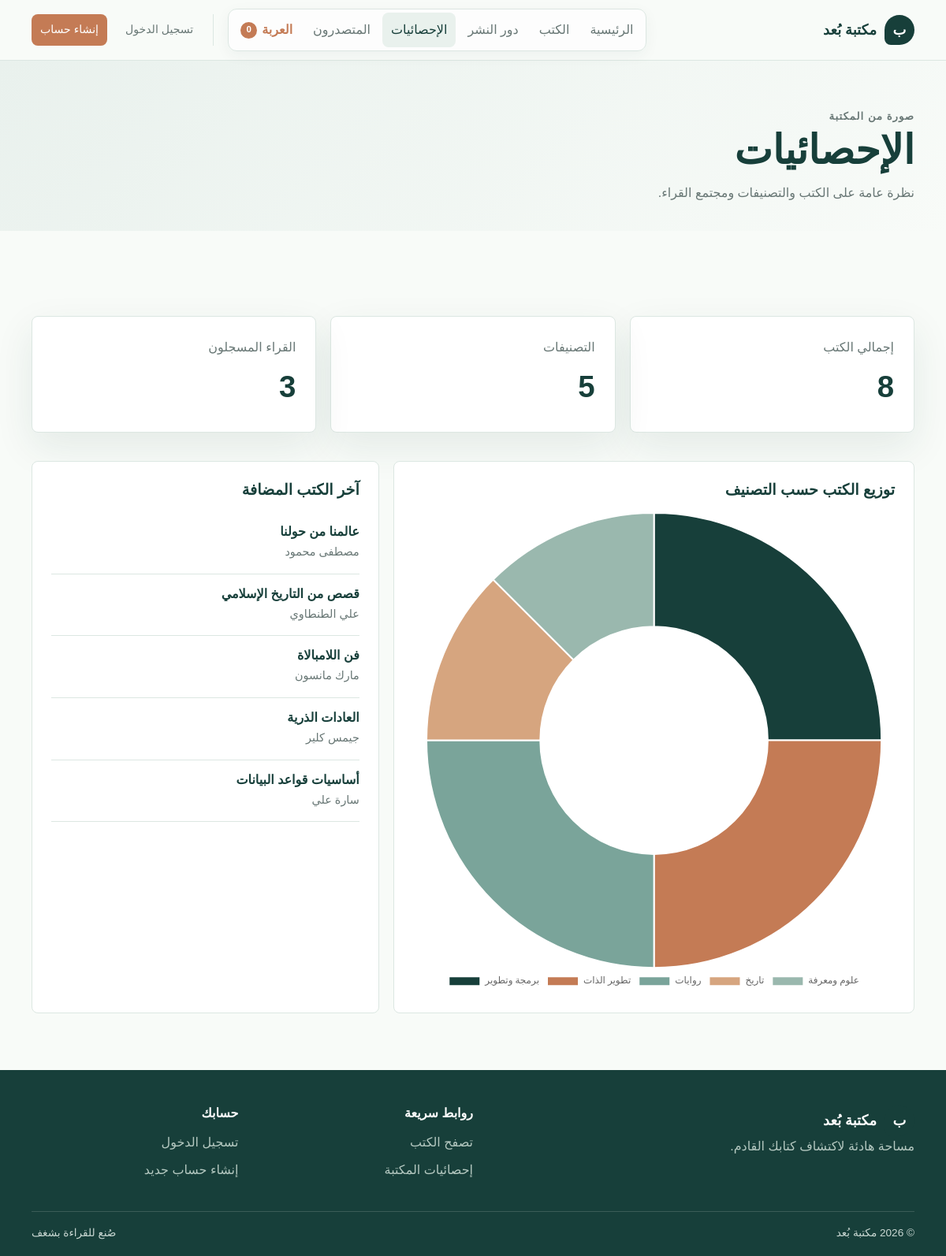
The page /statistics.php on the database its author committed.
### tables this page shows
CREATE TABLE `books` (
  `id` int(11) NOT NULL,
  `title` varchar(200) NOT NULL,
  `author` varchar(150) NOT NULL,
  `description` text DEFAULT NULL,
  `price` decimal(10,2) NOT NULL,
  `rating` decimal(2,1) NOT NULL DEFAULT 0.0,
  `purchase_location` varchar(255) DEFAULT NULL,
  `image` varchar(255) DEFAULT NULL,
  `category_id` int(11) DEFAULT NULL,
  `publisher_id` int(10) UNSIGNED DEFAULT NULL,
  `stock` int(11) DEFAULT 0
);

### admin/includes/helpers.php (called while the page is built, shortened)
<?php
function e(mixed $value): string
{
    return htmlspecialchars((string) $value, ENT_QUOTES, 'UTF-8');
}

### statistics.php (the view, shortened to what this page needs)
<?php
require_once __DIR__ . '/includes/app.php';
function publicCount(PDO $pdo, string $table): int { if (!in_array($table, ['books', 'categories', 'users'], true)) { return 0; } return (int) $pdo->query('SELECT COUNT(*) FROM `' . $table . '`')->fetchColumn(); }
$totalBooks = publicCount($pdo, 'books'); $totalCategories = publicCount($pdo, 'categories'); $totalUsers = publicCount($pdo, 'users');
$categoryStats = $pdo->query('SELECT categories.name, COUNT(books.id) AS total FROM categories LEFT JOIN books ON books.category_id = categories.id GROUP BY categories.id, categories.name ORDER BY total DESC, categories.name')->fetchAll();
$recentBooks = $pdo->query('SELECT title, author FROM books ORDER BY id DESC LIMIT 5')->fetchAll();
$pageTitle = 'الإحصائيات'; $activePage = 'stats'; require __DIR__ . '/includes/header.php';
?>
<section class="page-intro"><div class="container"><p class="eyebrow">صورة من المكتبة</p><h1>الإحصائيات</h1><p>نظرة عامة على الكتب والتصنيفات ومجتمع القراء.</p></div></section><section class="section"><div class="container"><div class="stats-grid"><article class="stat-card"><span>إجمالي الكتب</span><strong><?= number_format($totalBooks) ?></strong></article><article class="stat-card"><span>التصنيفات</span><strong><?= number_format($totalCategories) ?></strong></article><article class="stat-card"><span>القراء المسجلون</span><strong><?= number_format($totalUsers) ?></strong></article></div><div class="charts-grid"><section class="chart-panel"><h2>توزيع الكتب حسب التصنيف</h2><canvas id="categoryChart" aria-label="رسم توزيع الكتب حسب التصنيف"></canvas></section><section class="chart-panel"><h2>آخر الكتب المضافة</h2><?php if (!$recentBooks): ?><p class="book-author">لا توجد كتب بعد.</p><?php endif; ?><?php foreach ($recentBooks as $book): ?><div style="padding:11px 0;border-bottom:1px solid var(--line)"><strong><?= e($book['title']) ?></strong><div class="book-author"><?= e($book['author']) ?></div></div><?php endforeach; ?></section></div></div></section><script src="https://cdn.jsdelivr.net/npm/chart.js"></script><script>const categoryLabels = <?= json_encode(array_column($categoryStats, 'name'), JSON_UNESCAPED_UNICODE) ?>; const categoryValues = <?= json_encode(array_map('intval', array_column($categoryStats, 'total'))) ?>; new Chart(document.getElementById('categoryChart'), {type:'doughnut',data:{labels:categoryLabels,datasets:[{data:categoryValues,backgroundColor:['#173f3a','#c47b55','#7aa49a','#d6a57f','#9ab8ae','#e7c9b7']}]},options:{responsive:true,plugins:{legend:{position:'bottom',labels:{font:{family:'IBM Plex Sans Arabic'}}}}}});</script>
<?php require __DIR__ . '/includes/footer.php'; ?>

### assets/site.css (style rules this page uses)
:root { --ink:#173f3a; --muted:#687775; --paper:#f8fbf8; --line:#dce7e2; --accent:#c47b55; --mint:#e9f1ed; --white:#fff; --shadow:0 18px 50px rgba(23,63,58,.09); }
* { box-sizing:border-box; }
html { scroll-behavior:smooth; }
body { margin:0; color:var(--ink); background:var(--paper); font-family:'IBM Plex Sans Arabic',Tahoma,sans-serif; line-height:1.7; }
.container { width:min(1120px,calc(100% - 40px)); margin-inline:auto; }
.eyebrow { color:var(--accent); font-size:.82rem; font-weight:700; letter-spacing:.08em; margin:0 0 12px; }
h1,h2,h3,p { margin-top:0; }
h1,h2 { line-height:1.25; }
.section { padding:72px 0; }
.book-author,.book-category { color:var(--muted); font-size:.9rem; margin-bottom:4px; }
.page-intro { padding:60px 0 34px; background:linear-gradient(135deg,var(--mint),var(--paper)); }
.page-intro h1 { font-family:'Playfair Display',serif; font-size:3.2rem; margin-bottom:8px; }
.page-intro p { color:var(--muted); margin-bottom:0; }
.stats-grid { display:grid; grid-template-columns:repeat(3,1fr); gap:18px; margin:36px 0; }
.stat-card { padding:25px; background:var(--white); border:1px solid var(--line); border-radius:8px; box-shadow:var(--shadow); }
.stat-card span { color:var(--muted); }
.stat-card strong { display:block; font-size:2.4rem; margin-top:4px; }
.charts-grid { display:grid; grid-template-columns:1.2fr .8fr; gap:18px; }
.chart-panel { padding:24px; background:var(--white); border:1px solid var(--line); border-radius:8px; }
.chart-panel h2 { font-size:1.2rem; }
body { overflow-x:hidden; }

### rows shown on the page
books: title "عالمنا من حولنا", author "مصطفى محمود"
books: title "قصص من التاريخ الإسلامي", author "علي الطنطاوي"
books: title "فن اللامبالاة", author "مارك مانسون"
books: title "العادات الذرية", author "جيمس كلير"
books: title "أساسيات قواعد البيانات", author "سارة علي"

### other values the page prints
cartCount() "0"
$totalBooks "8"
$totalCategories "5"
$totalUsers "3"
